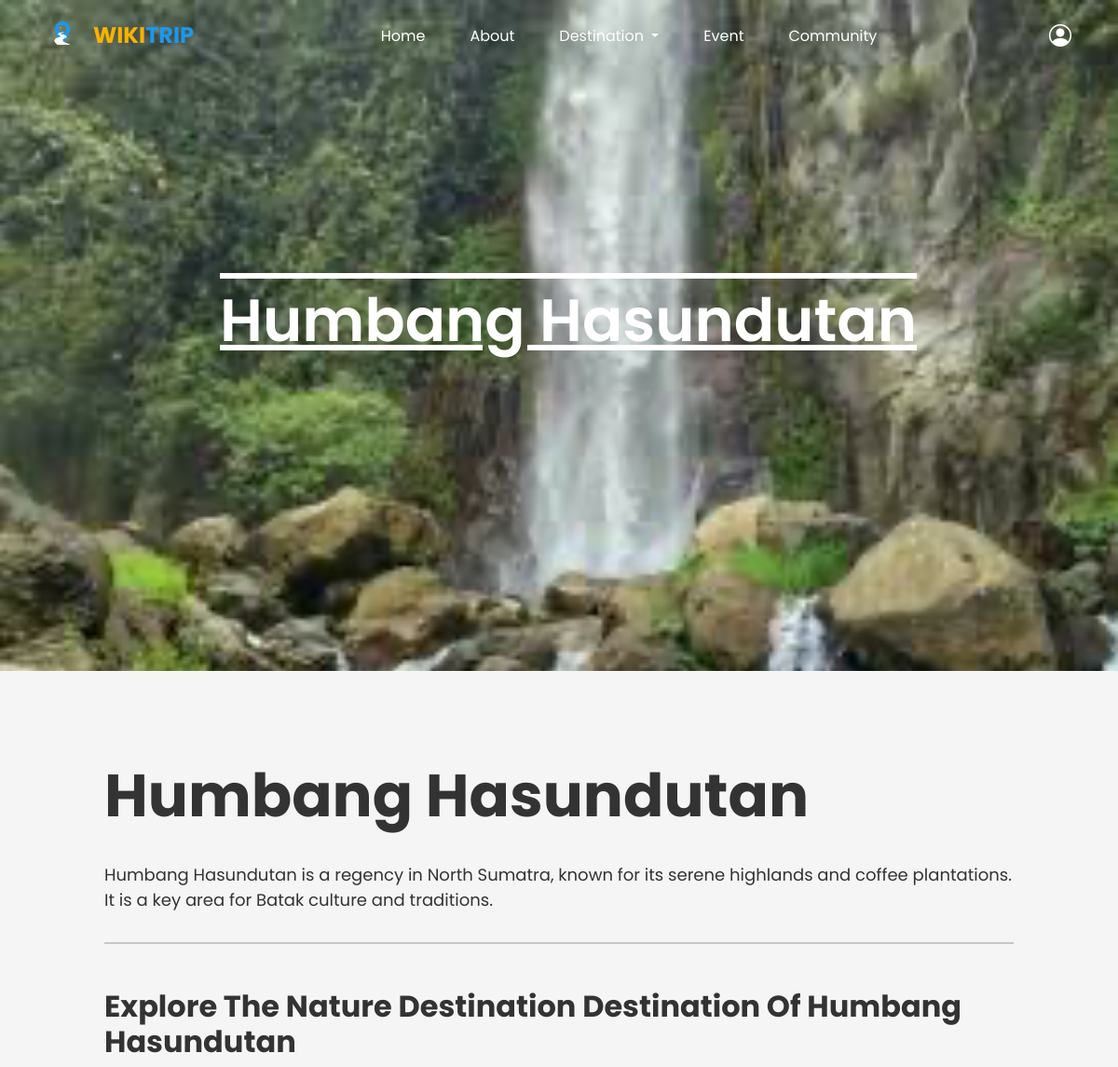
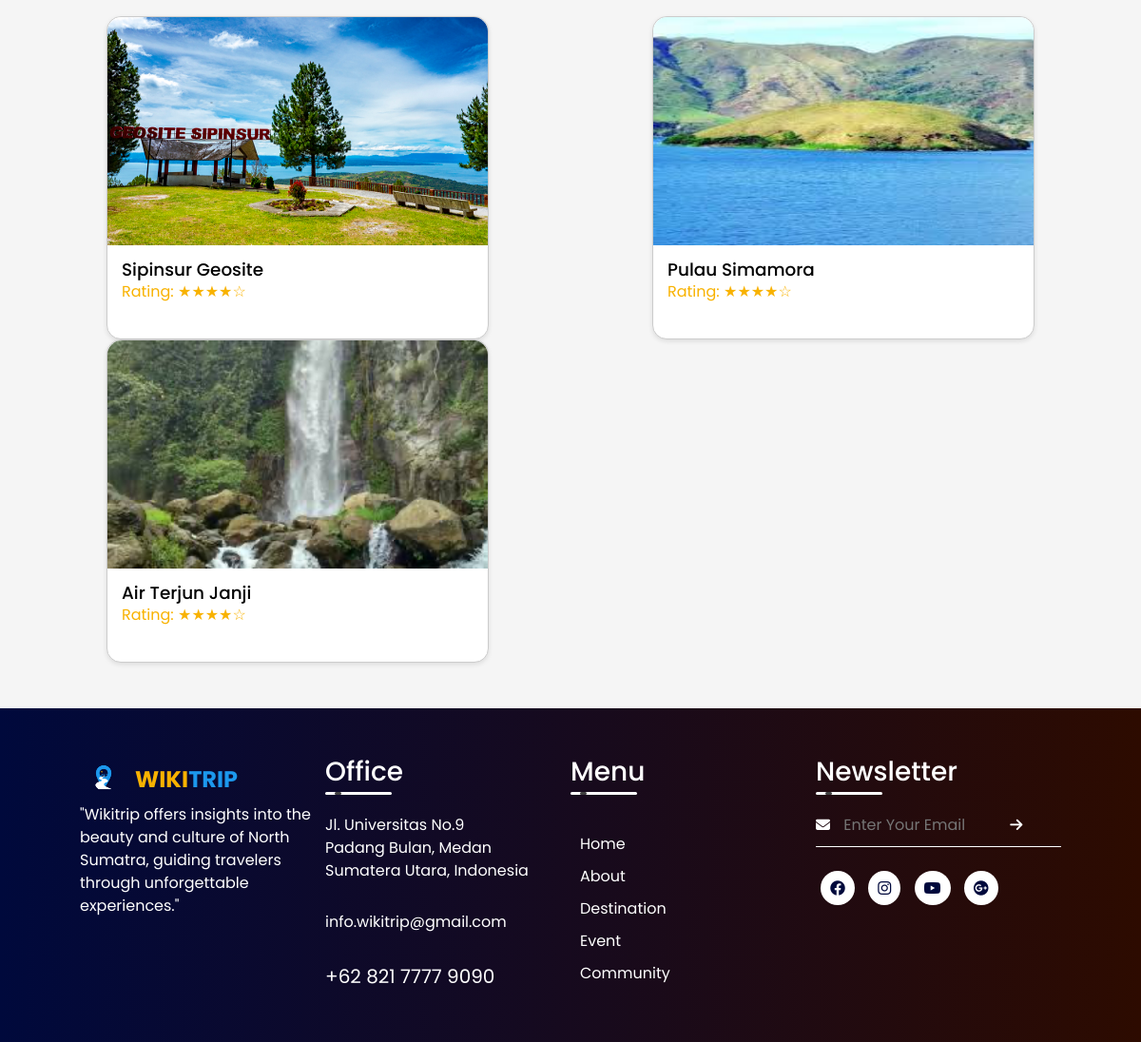
/citycategory.php?city_id=5&category_id=1&image_url=image/HumbangHasundutan/air_jerjun_janji.PNG, run on the app's committed database (2 pictures, top to bottom).
### tables this page shows
CREATE TABLE `cities` (
  `city_id` int(11) NOT NULL,
  `city_name` varchar(64) NOT NULL,
  `description` text DEFAULT NULL
);

CREATE TABLE `tourismcategories` (
  `category_id` int(11) NOT NULL,
  `category_name` varchar(64) NOT NULL,
  `little_desc` text NOT NULL,
  `title_categories` varchar(255) DEFAULT NULL,
  `desc_categories` text DEFAULT NULL,
  `background_image` varchar(255) NOT NULL
);

CREATE TABLE `tourismplaces` (
  `tourism_id` int(11) NOT NULL,
  `city_id` int(11) NOT NULL,
  `category_id` int(11) NOT NULL,
  `tourism_name` varchar(128) NOT NULL,
  `image_url` varchar(255) DEFAULT NULL,
  `description` text DEFAULT NULL,
  `map_url` varchar(2048) DEFAULT NULL
);

### citycategory.php (the view, shortened to what this page needs)
<?php
include('config/conn.php');
$city_id = isset($_GET['city_id']) ? intval($_GET['city_id']) : 0;
$category_id = isset($_GET['category_id']) ? intval($_GET['category_id']) : 0;
$image_url = isset($_GET['image_url']) ? $_GET['image_url'] : 0;
$city_query = "
    SELECT city_name, description
    FROM cities
    WHERE city_id = ?
";
$stmt = $con->prepare($city_query);
$stmt->bind_param("i", $city_id);
$stmt->execute();
$stmt->bind_result($city_name, $city_description);
$category_query = "
    SELECT category_name
    FROM tourismcategories
    WHERE category_id = ?
";
$stmt = $con->prepare($category_query);
$stmt->bind_param("i", $category_id);
$stmt->execute();
$stmt->bind_result($category_name);
$tour_query = "
    SELECT tourism_id, tourism_name, image_url
    FROM tourismplaces
    WHERE city_id = ? AND category_id = ?
";
$stmt = $con->prepare($tour_query);
$stmt->bind_param("ii", $city_id, $category_id);
$stmt->execute();
$stmt->bind_result($tourism_id, $tourism_name, $tour_image_url);
?>
<!doctype html>
<html lang="en">
<head>
    <link href="https://cdn.jsdelivr.net/npm/bootstrap@5.0.2/dist/css/bootstrap.min.css" rel="stylesheet"
>
    <link rel="stylesheet" href="https://cdn.jsdelivr.net/npm/bootstrap-icons@1.11.3/font/bootstrap-icons.min.css">
    <link rel="stylesheet" href="css/style.css">
    <link rel="stylesheet" href="https://cdnjs.cloudflare.com/ajax/libs/font-awesome/6.2.0/css/all.min.css"
 />
</head>
<body id="page-top">
    <nav class="navbar navbar-expand-lg navbar-dark fixed-top" id="main-nav">
        <div class="container">
            <a class="navbar-brand logo fw-bold fs-4 d-flex align-items-center" href="#page-top">
                <img src="image/logo_wikitrip.png" alt="Logo" class="logo-img me-2">
                <span class="text-logo1">WIKI</span><span class="text-logo2">TRIP</span>
            </a>
            <div class="collapse navbar-collapse justify-content-center" id="navbarNav">
                <ul class="navbar-nav mx-auto mb-2 mb-lg-0">
                    <li class="nav-item">
                        <a class="nav-link active text-white" aria-current="page" href="index.php">Home</a>
                    </li>
                    <li class="nav-item">
                        <a class="nav-link text-white" href="index.php#about">About</a>
                    </li>
                    <li class="nav-item dropdown">
                        <a class="nav-link dropdown-toggle text-white" href="#" id="navbarDropdown" role="button" data-bs-toggle="dropdown" aria-expanded="false">
                            Destination
                        </a>
                    </li>
                    <li class="nav-item">
                        <a class="nav-link text-white" href="index.php#Event">Event</a>
                    </li>
                    <li class="nav-item">
                        <a class="nav-link text-white" href="community.php">Community</a>
                    </li>
                </ul>
                <div>
                    <ul>
                        <li class="nav-item profile-dropdown">
                            <div class="bi bi-person-circle text-white fs-4 me-2"></div>
                        </li>
                    </ul>
                </div>
            </div>
        </div>
    </nav>
    <div class="main_background">
        <img src="<?php echo $image_url; ?>" alt="<?php echo $city_name; ?>" class="mainback_img">
        <div class="home__container container" style="align-items: center" ;>
            <div class="home__data">
                <h1 class="home__data-title" style="font-size: 4rem; text-decoration:overline underline;">
                    <?php echo $city_name; ?>
                </h1>
            </div>
        </div>
    </div>
    <div class="main-content">
        <h2 class="content-title"><?php echo $city_name; ?></h2>
        <p class="content-description"><?php echo $city_description; ?></p>
        <hr class="content-divider">
        <h3 class="explore-title" id="explore">Explore The <?php echo $category_name; ?> Destination Of <?php echo $city_name; ?></h3>
        <div class="culinary-card">
            <?php while ($stmt->fetch()): ?>
                <a href="tourism_place.php?tourism_id=<?php echo $tourism_id; ?>" class="restaurant" style="text-decoration: none;">
                    <img src="<?php echo $tour_image_url; ?>" class="restaurant-img">
                    <h3 class="card-title" style="margin-top: 15px; font-size: 1.15rem; padding-left: 15px;">
                        <?php echo $tourism_name; ?>
                    </h3>
                    <p class="card-rating" style="margin-top: 0%; padding-left: 15px;">Rating: ★★★★☆</p>
                </a>
            <?php endwhile; ?>
        </div>
    </div>
    <footer class="wikitrip-footer-section">
        <div class="wikitrip-footer-container">
            <div class="wikitrip-footer-column">
                <a class="navbar-brand logo fw-bold fs-4 d-flex align-items-center" href="#page-top">
                    <img src="image/logo_wikitrip.png" alt="Logo" class="logo-img me-2">
                    <span class="text-logo1">WIKI</span><span class="text-logo2">TRIP</span>
                </a>
                <p class="wikitrip-footer-paragraph">"Wikitrip offers insights into the beauty and culture of North
                    Sumatra,
                    guiding travelers through unforgettable experiences."</p>
            </div>
            <div class="wikitrip-footer-column">
                <h3 class="wikitrip-footer-text-office">
                    Office
                    <div class="wikitrip-footer-underline"><span></span></div>
                </h3>
                <p>Jl. Universitas No.9</p>
                <p>Padang Bulan, Medan</p>
                <p>Sumatera Utara, Indonesia</p>
                <p class="wikitrip-footer-email">info.wikitrip@gmail.com</p>
                <p class="wikitrip-footer-phone">+62 821 7777 9090</p>
            </div>
            <div class="wikitrip-footer-column">
                <h3>
                    Menu
                    <div class="wikitrip-footer-underline"><span></span></div>
                </h3>
                <ul>
                    <li><a href="#">Home</a></li>
                    <li><a href="#">About</a></li>
                    <li><a href="#">Destination</a></li>
                    <li><a href="#">Event</a></li>
                    <li><a href="#">Community</a></li>
                </ul>
            </div>
            <div class="wikitrip-footer-column">
                <h3>
                    Newsletter
                    <div class="wikitrip-footer-underline"><span></span></div>
                </h3>
                <form action="">
                    <i class="fa-solid fa-envelope"></i>
                    <input type="text" placeholder="Enter Your Email">
                    <a href=""><i class="fa-solid fa-arrow-right"></i></a>
                </form>
                <div class="wikitrip-footer-social-icons">
                    <a href="#"><i class="fa-brands fa-facebook"></i></a>
                    <a href="#"><i class="fa-brands fa-instagram"></i></a>
                    <a href="#"><i class="fa-brands fa-youtube"></i></a>
                    <a href="#"><i class="fa-brands fa-google-plus"></i></a>
                </div>
            </div>
        </div>
    </footer>
</body>
</html>

### css/style.css (style rules this page uses)
body { font-family: Poppins; margin: 0; background-color: white; color: #eee; margin: 0; padding: 0; }
.navbar-brand .text-logo1 { color: #f8b200; }
.navbar-brand .text-logo2 { color: #1c98ed; }
.logo-img { width: 50px; height: 50px; }
ul { margin: 0; padding: 0; display: flex; align-items: center; gap: 2rem; }
li { list-style-type: none; position: relative; padding: 0.625rem 0 0.5rem; }
form { display: flex; align-items: center; justify-content: center; flex-direction: column; padding: 0rem 5rem; transition: all 0.2s 0.7s; overflow: hidden; grid-column: 1 / 2; grid-row: 1 / 2; }
.main_background { position: relative; height: 90vh; width: 100%; overflow: hidden; }
.mainback_img { position: absolute; top: 0; left: 0; width: 100%; height: 100vh; object-fit: cover; object-position: center; }
.home__container { position: relative; display: flex; flex-direction: column; align-items: flex-start; justify-content: center; height: 100%; text-align: left; z-index: 1; color: white; padding-left: 2rem; }
.home__data-title { font-size: 4rem; font-weight: 600; margin-bottom: 2rem; }
.main-content { padding: 3rem 7rem; background-color: #f5f5f5; text-align: left; width: 100%; box-sizing: border-box; padding-top: 6rem; }
.content-title { font-size: 4rem; font-weight: 700; margin-bottom: 2rem; color: #333; }
.content-description { font-size: 1.128rem; margin-bottom: 2rem; color: #333; }
.content-divider { border: none; border-top: 2px solid #464343; width: 100%; margin-top: 1rem; margin-bottom: 3rem; }
.explore-title { font-size: 2rem; font-weight: 700; margin-bottom: 1.5rem; color: #333; }
.card-title { font-size: 1.25rem; margin: 0; color: #000000; }
.card-rating { color: #f8b200; margin: 5px 0; }
.culinary-card { display: flex; justify-content:space-between; flex-wrap: wrap; }
.restaurant { background-color: #fff; border: 1px solid #ccc; border-radius: 15px; width: 500x; height: 340px; box-shadow: 0 2px 5px rgba(0, 0, 0, 0.1); gap: 10px; }
.restaurant-img { width: 400px; height: 240px; border-radius: 15px 15px 0 0; }
.wikitrip-footer-section * { padding: 0; margin: 0; box-sizing: border-box; text-decoration: none; }
.wikitrip-footer-section { background: linear-gradient(to right, #00093c, #2d0b00); background-color: white; position: relative; bottom: 0; width: 100%; }
.wikitrip-footer-section * { color: white; }
.wikitrip-footer-container { display: flex; justify-content: space-between; padding: 50px 7%; }
.wikitrip-footer-column { width: 25%; }
.wikitrip-footer-email { margin: 30px 0; }
.wikitrip-footer-phone { font-size: 20px; font-weight: 400; }
.wikitrip-footer-text-office { margin-bottom: 20px; }
.wikitrip-footer-underline { width: 70px; height: 3px; position: relative; background-color: white; margin-top: 5px; margin-bottom: 20px; border-radius: 3px; overflow: hidden; }
.wikitrip-footer-underline span { width: 7px; height: 100%; position: absolute; left: 10px; background-color: rgb(63, 63, 63); border-radius: 3px; animation: wikitrip-footer-moving 1.5s linear infinite; }
.wikitrip-footer-column ul { list-style-type: none; padding-top: 10px; display: block; }
.wikitrip-footer-column ul li { margin: 10px; }
.wikitrip-footer-column form { margin-top: 20px; border-bottom: 1px solid white; padding-bottom: 10px; display: block; }
.wikitrip-footer-column form input { width: 70%; background: transparent; border: none; outline: none; padding-left: 10px; }
.wikitrip-footer-column form i { font-size: 15px; }
.wikitrip-footer-social-icons { margin-top: 20px; }
.wikitrip-footer-social-icons i { padding: 10px; background-color: white; color: #00093c; border-radius: 50%; margin: 5px; }
.wikitrip-footer-paragraph { max-width: 250px; }

### data on the page
cities: city_name "Humbang Hasundutan", description "Humbang Hasundutan is a regency in North Sumatra, known for its serene highlands and coffee plantations. It is a key area for Batak culture and traditions."
tourismcategories: category_name "Nature Destination"
tourismplaces: image_url (picture), tourism_name "Sipinsur Geosite"
tourismplaces: image_url (picture), tourism_name "Pulau Simamora"
tourismplaces: image_url (picture), tourism_name "Air Terjun Janji"
